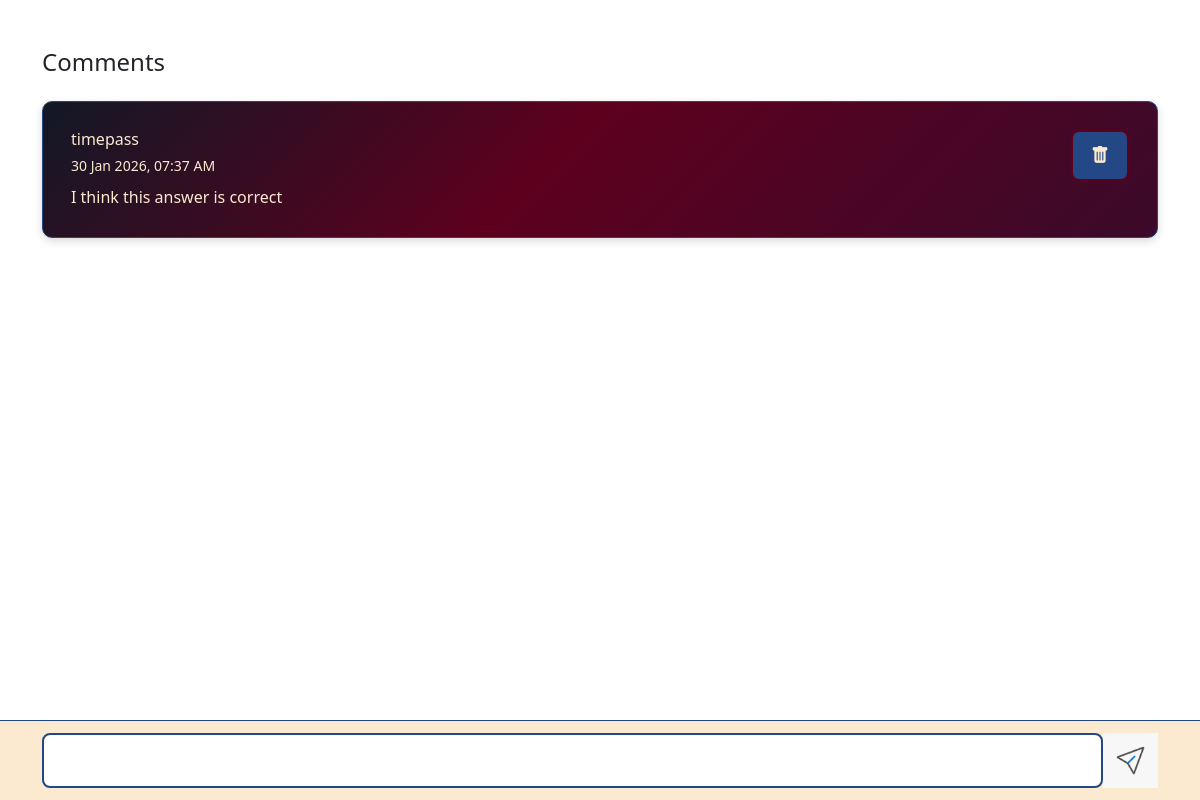
Screenshot of /comments/1/1/ (signed in) with the database file from the repository.
### thinkapp/models.py (models this page shows, shortened)
class Commentdbase(models.Model):
    user = models.ForeignKey(User, on_delete=models.CASCADE, related_name='comments')
    answer = models.ForeignKey(Answerdbase, on_delete=models.CASCADE, related_name='comments')
    body = models.CharField(max_length=200)
    commented_at = models.DateTimeField(auto_now_add=True)

### thinkapp/views.py (the view)
# urls.py: path('comments/<int:quesid>/<int:ansid>/', views.comments, name='comments'),
@login_required
def comments(request, quesid, ansid):
    answer = Answerdbase.objects.get(id = ansid)
    if request.method == "POST":
        form = CommentForm(request.POST)
        if form.is_valid():
            comment = form.save(commit=False)
            comment.user = request.user
            comment.answer = answer
            comment.save()
            form = CommentForm()
    else:
        form = CommentForm()
    all_comments = answer.comments.all().order_by("-commented_at")
    return render(request, 'thinkapp/comments.html', {
        'form': form,
        'answer': answer,
        'all_comments': all_comments,
        'quesid': quesid
    })

### thinkapp/forms.py
class CommentForm(forms.ModelForm):
    class Meta:
        model = Commentdbase
        fields = ['body']

### thinkapp/templatetags/form_tags.py (called while the page is built)
@register.filter(name='add_class')
def add_class(field, css_class):
    return field.as_widget(attrs={"class": css_class})

### thinkapp/templates/thinkapp/comments.html (shortened to what this page needs)
<!DOCTYPE html>
<html lang="en">
<head>
    {% load static %}
    {% load form_tags %}
    <link href="https://cdn.jsdelivr.net/npm/bootstrap@5.3.8/dist/css/bootstrap.min.css" rel="stylesheet">
    <link rel="stylesheet" href="https://cdn.jsdelivr.net/npm/bootstrap-icons@1.11.3/font/bootstrap-icons.css">
</head>
<body>
    <div class="container mt-5">
    <h4 class="mb-4">Comments</h4>
        {% if all_comments %}
        {% for comment in all_comments %}
            <div class="card mb-3 comment-card">
                <div class="card-body d-flex justify-content-between align-items-start">
                    <div>
                        <h6 class="card-title mb-1">{{ comment.user.username }}</h6>
                        <small class="text-muted comment-date">
                            {{ comment.commented_at|date:"d M Y, h:i A" }}
                        </small>
                        <p class="mt-2 mb-0">{{ comment.body }}</p>
                    </div>
                    {% if comment.user == request.user %}
                    <form method="post"
                        action="{% url 'delete_comment' quesid comment.answer.id comment.id %}"
                        class="ms-2">
                        <button type="submit" class="delete-btn" title="Delete">
                            <i class="bi bi-trash-fill"></i>
                        </button>
                    </form>
                    {% endif %}
                </div>
            </div>
            {% endfor %}
    {% else %}
        <p>No comments yet. Be the first to comment!</p>
    {% endif %}
    <div class="comment-footer">
        <div class="container d-flex">
            <form action="" method="post" class="d-flex w-100">
                {{ form.body|add_class:"form-control comment-input" }}
                <button type="submit" class="comment-button" style="background: none; border:none; padding:0%">
                    <img src="{% static 'thinkapp/images/sendcomment.webp'%}" alt="send comment" width='55px' height='55px'>
                </button>
            </form>
        </div>
    </div>
</body>
</html>

### thinkapp/templates/thinkapp/comments.html (style rules this page uses)
body { padding-bottom: 90px; animation: fadeIn 1.5s ease-in-out; }
input, textarea { border-radius: 0.5rem; border: 1px solid #244885; }
.comment-footer { position: fixed; bottom: 0; left: 0; width: 100%; background: #FBE9D0; border-top: 1px solid #244885; padding: 12px; z-index: 1000; }
input.form-control { border: 2px solid #244885; border-radius: 8px; padding: 10px; transition: border-color 0.6s ease, box-shadow 0.6s ease; }
button { background-color: #244885; color: #FBE9D0; border: 2px solid #5D001E; padding: 10px 18px; font-size: large; font-weight: bold; border-radius: 8px; cursor: pointer; transition: all 0.4s ease; }

### rows the page displays
Commentdbase: user.username "timepass", commented_at "30 Jan 2026, 07:37 AM", body "I think this answer is correct"
